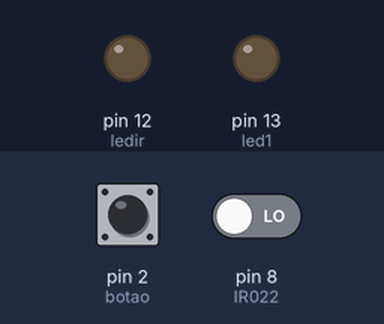
A sketch run on a simulated Arduino Uno, built with avr-gcc and run on an emulated ATmega328P. Parts: output pins drawn as LEDs (lit = HIGH). Dashed ring = blinking. The inputs (shaded band) are chosen by the test bench; at power-on: pin 2 (botao) LOW, pin 8 (IR022) LOW.

Above: at 1.2 s.
1.3 s: pin 2 (botao) pulled HIGH for 0.15 s
At 1.7 s:
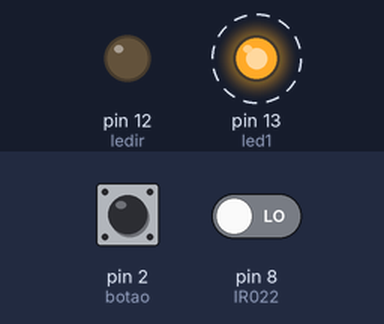
4.4 s: pin 2 (botao) pulled HIGH for 3.2 s
At 6.7 s:
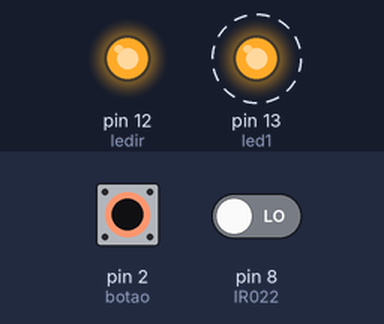
10.6 s: pin 2 (botao) pulled HIGH for 1 s
At 16.7 s:
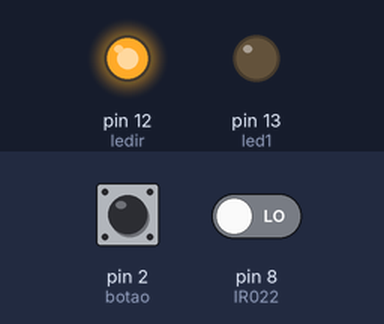
Timing chart, 0 to 20.6 s (numbered marks = the images above; inputs shaded):
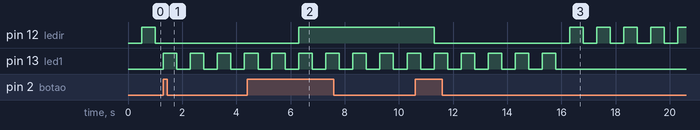

Measured:
- after the input at 1.3 s, pin 12 (ledir): stops changing and stays LOW; pin 13 (led1): alternates HIGH for 0.50 s and LOW for 0.50 s, starting at once
- after the input at 4.4 s, pin 12 (ledir): goes on until 6.3 s, then stays HIGH

The sketch:

sketch_may7f.ino
```cpp
#define IR022 8

int led1 = 13;
int ledir = 12;
int botao = 2;
int estadobotao = 0;

unsigned long tempoAnterior = 0;
const unsigned long intervalo = 500; // 0,5 segundos
bool estadoLedir = false;

void setup() {
  pinMode(IR022, INPUT);
  pinMode(led1, OUTPUT);
  pinMode(ledir, OUTPUT);
  pinMode(botao, INPUT);
}

void loop() {
  // Pisca o LED 'ledir' a cada 0,5 segundos
  unsigned long tempoAtual = millis();
  if (tempoAtual - tempoAnterior >= intervalo) {
    tempoAnterior = tempoAtual;
    estadoLedir = !estadoLedir;
    digitalWrite(ledir, estadoLedir);
  }

  estadobotao = digitalRead(botao);

  if (estadobotao == 1) {
    if (digitalRead(IR022) == 0) {
      for (int x = 0; x < 5; x++) {
        digitalWrite(led1, HIGH);
        delay(500);
        digitalWrite(led1, LOW);
        delay(500);
      }
    }
  }
}
```
